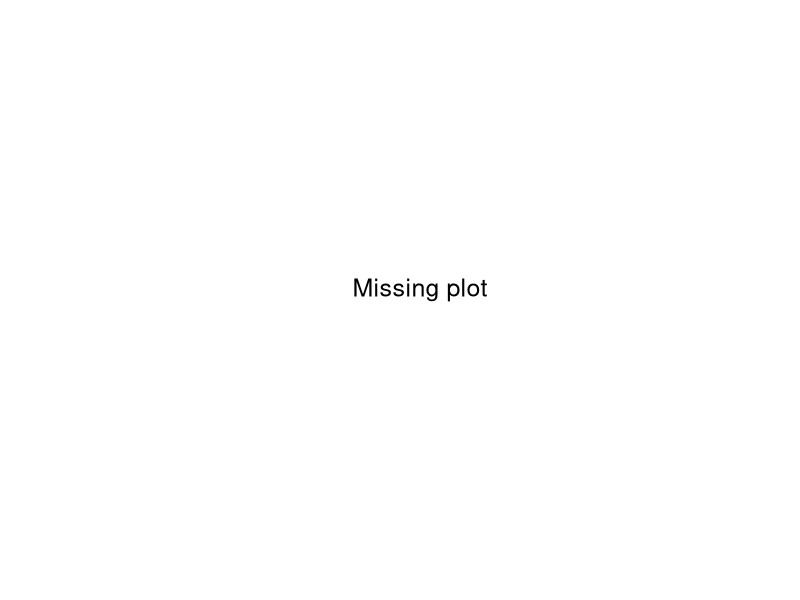

Here is the R script that generated this plot: (Note: this script raises an error after producing the figure.)
# Chapter 1 plots

png(filename = "figure/missing-plot.png")
plot.new()
text(0.5, 0.5, "Missing plot", cex = 1.5)
dev.off()

# Session 2

x <- 1:10
y1 <- c(8.5, 8, 7, 6, 5.3, 5, 5.2, 6.1, 6.6, 7)
y2 <- c(3.5, 5, 6, 7, 8, 8.2, 7, 6, 5, 3.5)
y3 <- exp(seq(0.94, 2.2, by = 0.14))

dades <- data.frame(x = c(1:10, 1:10, 1:10), y = c(y1, y2, y3), 
                    MSE = c(rep("R", 10), rep("LS", 10), rep("ML", 10)))

theme_xkcd <- theme(
  panel.background = element_rect(fill="white"),
  axis.ticks = element_line(colour=NA),
  panel.grid = element_line(colour="white"),
  axis.text.y = element_text(colour=NA),
  axis.text.x = element_text(colour=NA)
  
)

# http://stackoverflow.com/questions/12675147/how-can-we-make-xkcd-style-graphs-in-r
# http://drunks-and-lampposts.com/2012/10/02/clegg-vs-pleb-an-xkcd-esque-chart/

png(filename = "figure/MSE_estiamtors.png")
ggplot(aes(x = x, y = y, colour = MSE), data = dades) +
  geom_smooth(size=1, position="jitter", fill=NA, method = "loess") +
  ylim(2, 11) + labs(x = "", y = "") + theme_xkcd
dev.off()


lbinom <- function(theta, size = 10, succes = 6){
  
  choose(size, succes)*(theta^succes)*(1-theta)^(size - succes)
  
}

library(ggplot2)
x <- seq(0, 1, by = 0.01)
likelihod_binomial <- data.frame(x = x, y = lbinom(x, 10, 6))
area_menor_0.3 <- likelihod_binomial[likelihod_binomial$x <= 0.3,]
area_menor_0.4 <- likelihod_binomial[likelihod_binomial$x <= 0.4,]

png(filename = "figure/likelihood_binomial.png")
qplot(x, y, data = likelihod_binomial, geom = "line") + 
  geom_segment(x = 0.6, xend = 0.6, y = 0, yend = lbinom(0.6), colour = I("darkgreen")) +
  geom_segment(x = 0.4, xend = 0.4, y = 0, yend = lbinom(0.4), colour = I("darkgreen")) +
  geom_segment(x = 0.3, xend = 0.3, y = 0, yend = lbinom(0.3)) + 
  geom_area(data = area_menor_0.3 , fill = I("blue"), alpha = 0.3) + 
  geom_area(data = area_menor_0.4, fill = I("green"), alpha = 0.3) +
  annotate("text", x=0.35, y=0.01, parse=TRUE, size=6, label="2 * italic(z)") +
  annotate("text", x=0.27, y=0.01, parse=TRUE, size=6, label="italic(z)")
dev.off()

# Comparing intervals doesn't make sense
cond <- likelihod_binomial$x >= 0.22 & likelihod_binomial$x <= 0.33
area_0.1_0.3 <- likelihod_binomial[cond,]

cond <- likelihod_binomial$x >= 0.36 & likelihod_binomial$x <= 0.46
area_0.4_0.5 <- likelihod_binomial[cond,]

png(filename = "figure/likelihood_binomial_intervals.png")
qplot(x, y, data = likelihod_binomial, geom = "line") + 
  geom_area(data = area_0.1_0.3, fill = I("darkgreen"), alpha = 0.3)  + 
  geom_area(data = area_0.4_0.5, fill = I("green"), alpha = 0.3) +
  geom_segment(x = 0.22, xend = 0.22, y = 0, yend = lbinom(0.22), colour = "darkgreen") +
  geom_segment(x = 0.33, xend = 0.33, y = 0, yend = lbinom(0.33), colour = "darkgreen") +
  geom_segment(x = 0.36, xend = 0.36, y = 0, yend = lbinom(0.36), colour = "green") +
  geom_segment(x = 0.46, xend = 0.46, y = 0, yend = lbinom(0.46), colour = "green") 
dev.off()

# Comparing interval in a reparametrized likelihood

x <- seq(0, 1, by = 0.01)
likelihod_binomial <- data.frame(x = x, y = lbinom(x, 10, 6))

cond <- likelihod_binomial$x >= 0.35 & likelihod_binomial$x <= 0.8
area_0.3_0.7 <- likelihod_binomial[cond,]

q1 <- qplot(x, y, data = likelihod_binomial, geom = "line") + 
  geom_segment(x = 0.35, xend = 0.35, y = 0, yend = lbinom(0.35), colour = "blue") +
  geom_segment(x = 0.8, xend = 0.8, y = 0, yend = lbinom(0.8), colour = "blue") + 
  geom_area(data = area_0.3_0.7, fill = I("blue"), alpha = 0.3) 

# Reparametrizing binomial likelihood

lbinom_rep <- function(theta, size = 10, succes = 6){
  
  choose(size, succes)*((1/theta)^succes)*(1-(1/theta))^(size - succes)
  
}

x <- seq(1, 6, by = 0.01)
likelihod_binomial <- data.frame(x = x, y = lbinom_rep(x, 10, 6))

cond <- likelihod_binomial$x >= 1/0.8 & likelihod_binomial$x <= 1/0.35
area_0.1_0.3 <- likelihod_binomial[cond,]

q2 <- qplot(x, y, data = likelihod_binomial, geom = "line") +
  geom_segment(x = 1/0.35, xend = 1/0.35, y = 0, yend = lbinom_rep(1/0.35), colour = "blue") +
  geom_segment(x = 1/0.8, xend = 1/0.8, y = 0, yend = lbinom_rep(1/0.8), colour = "blue") + 
  geom_area(data = area_0.1_0.3, fill = I("blue"), alpha = 0.3)

library(gridExtra)

png(filename = "figure/likelihood_binomial_reparametrization.png")
grid.arrange(q1, q2, ncol = 1)
dev.off()

# Session 4

x <- seq(0, 1, by = 0.01)
beta1 <- data.frame(x = x, y = dbeta(x, 50, 50), dist = "Beta(50, 50)", type = "Coin", stringsAsFactors= FALSE)
beta2 <- data.frame(x = x, y = dbeta(x, 2, 2), dist = "Beta(2, 2)", type = "Pin", stringsAsFactors= FALSE)
beta3 <- data.frame(x = x, y = dbeta(x, 2, 5), dist = "Beta(2, 5)", type = "Blue eyes BCN", stringsAsFactors= FALSE)

beta_prior <- rbind(beta1, beta2, beta3)

png(filename = "figure/beta_diferent_prior.png")
beta_title <- "Diferent prior Beta"
qplot(x, y, data = beta_prior, geom = "line", main = beta_title) + facet_grid(~ type + dist)
dev.off()

library(ggplot2)

prior <- data.frame(x = x, y = dbeta(x, 50, 50), dist = "prior (50, 50)", stringsAsFactors= FALSE)
posterior <- data.frame(x = x, y = dbeta(x, 56, 54), dist = "posterior (56, 54)", stringsAsFactors= FALSE)
beta_prior_pos <- rbind(prior, posterior)

png(filename = "figure/beta_prior_pos_50_50.png")
qplot(x, y, colour = dist, data = beta_prior_pos, geom = "line", 
      main = "Prior and Posterior Beta distribution")
dev.off()

prior <- data.frame(x = x, y = dbeta(x, 2, 2), dist = "prior (2, 2)", stringsAsFactors= FALSE)
posterior <- data.frame(x = x, y = dbeta(x, 8, 6), dist = "posterior (8, 6)", stringsAsFactors= FALSE)
beta_prior_pos <- rbind(prior, posterior)

png(filename = "figure/beta_prior_pos_2_2.png")
qplot(x, y, colour = dist, data = beta_prior_pos, geom = "line", 
      main = "Prior and Posterior Beta distribution")
dev.off()



# Session 5

beta1 <- data.frame(x = x, y = dbeta(x, 0.5, 0.5), dist = "(0.5, 0.5)", stringsAsFactors= FALSE)
beta2 <- data.frame(x = x, y = dbeta(x, 5, 1), dist = "(5, 1)", stringsAsFactors= FALSE)
beta3 <- data.frame(x = x, y = dbeta(x, 1, 3), dist = "(1, 3)", stringsAsFactors= FALSE)
beta4 <- data.frame(x = x, y = dbeta(x, 2, 2), dist = "(2, 2)", stringsAsFactors= FALSE)
beta5 <- data.frame(x = x, y = dbeta(x, 2, 5), dist = "(2, 5)", stringsAsFactors= FALSE)
beta6 <- data.frame(x = x, y = dbeta(x, 5, 2), dist = "(5, 2)", stringsAsFactors= FALSE)
beta7 <- data.frame(x = x, y = dbeta(x, 1, 1), dist = "(1, 1)", stringsAsFactors= FALSE)

betas <- rbind(beta1, beta2, beta3, beta4, beta5, beta6, beta7)

png(filename = "figure/Beta_distribution.png")
qplot(x, y, colour = dist, data = betas, geom = "line", 
      main = "Beta distribution examples")
dev.off()

# Session 6

x <- seq(0, 1, by = 0.01)
beta1 <- data.frame(x = x, y = dbeta(x, 1, 1), beta = "(1, 1)", stringsAsFactors= FALSE)
beta2 <- data.frame(x = x, y = dbeta(x, 0.5, 0.5), beta = "(0.5, 0.5)", stringsAsFactors= FALSE)
beta3 <- data.frame(x = x, y = dbeta(x, 0.01, 0.01), beta = "infinite variance", stringsAsFactors= FALSE)

betas <- rbind(beta1, beta2, beta3)

png(filename = "figure/conjugate_infinite_variance.png")
qplot(x, y, colour = beta, data = betas, geom = "line", 
      main = "Conjugate Beta") + facet_wrap(~ beta)
dev.off()
